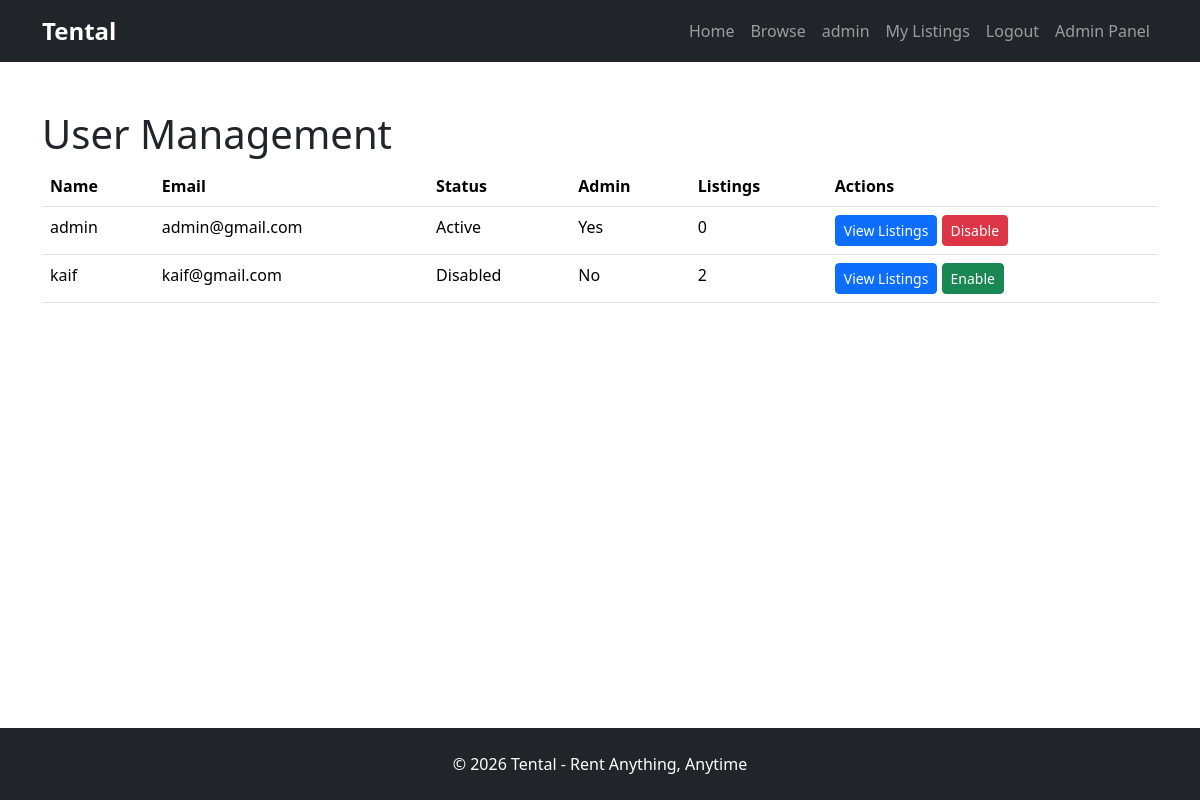
Before: /admin/users (signed in) with the older database file.
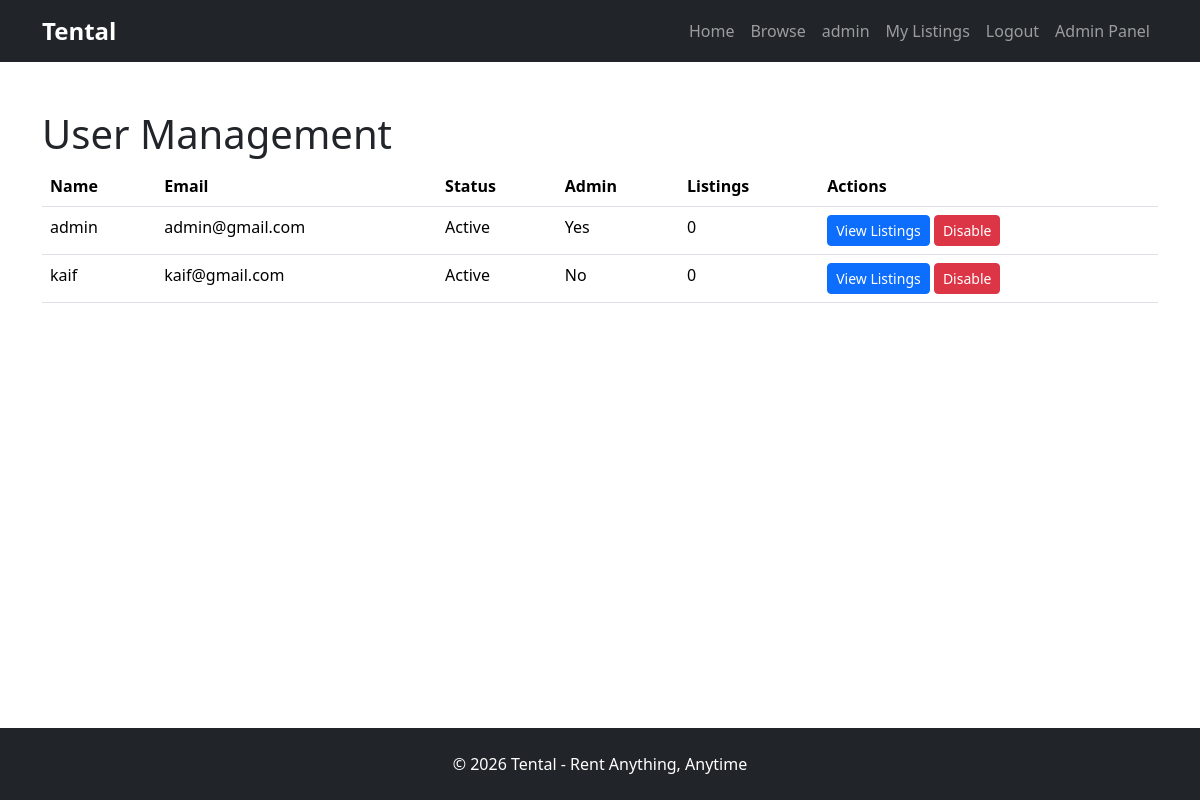
After: the same page with the newer database file.
### models/user.py (models this page shows)
class User(UserMixin, db.Model):
    id = db.Column(db.Integer, primary_key=True)
    name = db.Column(
        db.String(100),
        nullable=False
    )
    email = db.Column(
        db.String(120),
        unique=True,
        nullable=False
    )
    password = db.Column(
        db.String(255),
        nullable=False
    )
    rentals = db.relationship(
        "RentalItem",
        backref="owner",
        lazy=True
    )
    is_admin = db.Column(
        db.Boolean,
        default=False
    )
    is_active_user = db.Column(
        db.Boolean,
        default=True
    )

### routes/main.py (the view)
@main.route("/admin/users")
@login_required
def admin_users():
    if not current_user.is_admin:
        return "Access Denied"
    users = User.query.all()
    return render_template(
        "admin_users.html",
        users=users
    )

### models/user.py (called while the page is built)
@login_manager.user_loader
def load_user(user_id):
    return User.query.get(int(user_id))

### templates/admin_users.html
{% extends "base.html" %} {% block content %}
<div class="container mt-5">
  <h1>User Management</h1>
  <table class="table">
    <thead>
      <tr>
        <th>Name</th>
        <th>Email</th>
        <th>Status</th>
        <th>Admin</th>
        <th>Listings</th>
        <th>Actions</th>
      </tr>
    </thead>
    <tbody>
      {% for user in users %}
      <tr>
        <td>{{ user.name }}</td>
        <td>{{ user.email }}</td>
        <td>
          {% if user.is_active_user %} Active {% else %} Disabled {% endif %}
        </td>
        <td>{% if user.is_admin %} Yes {% else %} No {% endif %}</td>
        <td>{{ user.rentals|length }}</td>
        <td>
          <a
            href="{{ url_for('main.user_listings', id=user.id) }}"
            class="btn btn-primary btn-sm"
          >
            View Listings
          </a>
          {% if user.is_active_user %}
          <a
            href="{{ url_for('main.disable_user', id=user.id) }}"
            class="btn btn-danger btn-sm"
          >
            Disable
          </a>
          {% else %}
          <a
            href="{{ url_for('main.enable_user', id=user.id) }}"
            class="btn btn-success btn-sm"
          >
            Enable
          </a>
          {% endif %}
        </td>
      </tr>
      {% endfor %}
    </tbody>
  </table>
</div>
{% endblock %}

Changed rows visible on the page:
changed User "kaif": rentals|length "2" → "0"; is_active_user "Disabled Enable" → "Active Disable"
